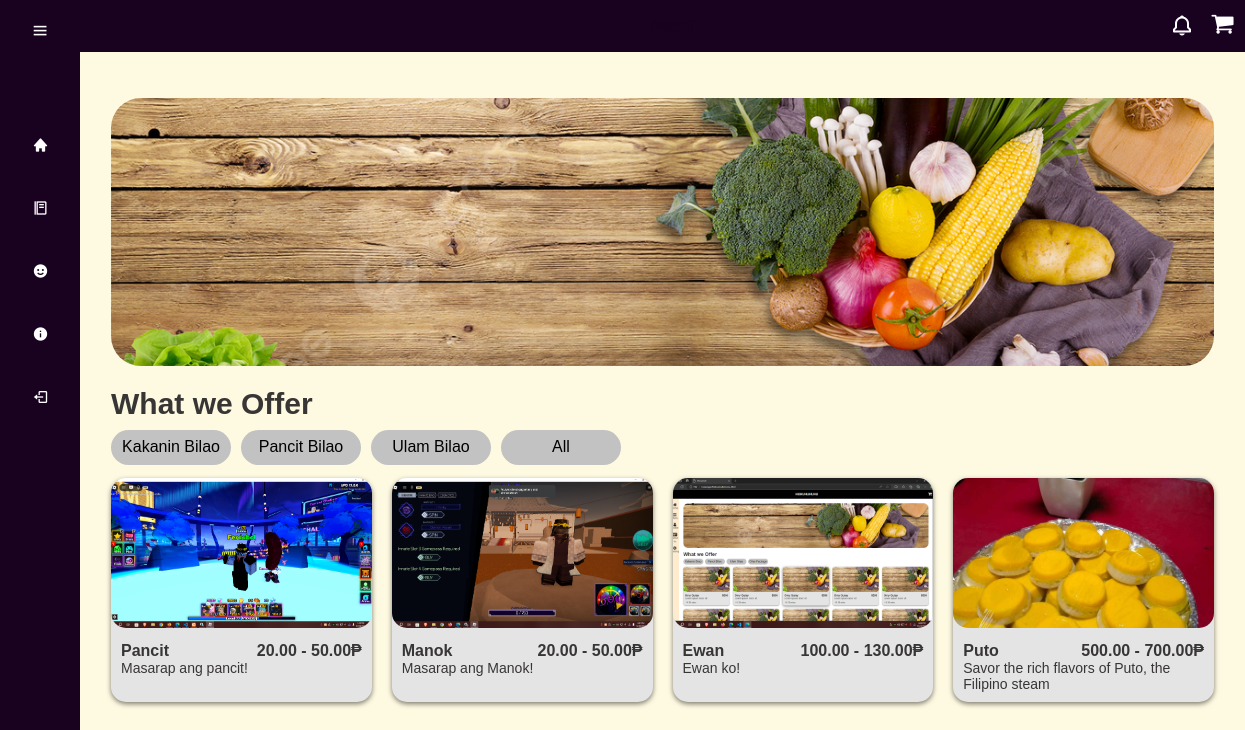
Before: /SAAD/menu.php (signed in) with the older database file.
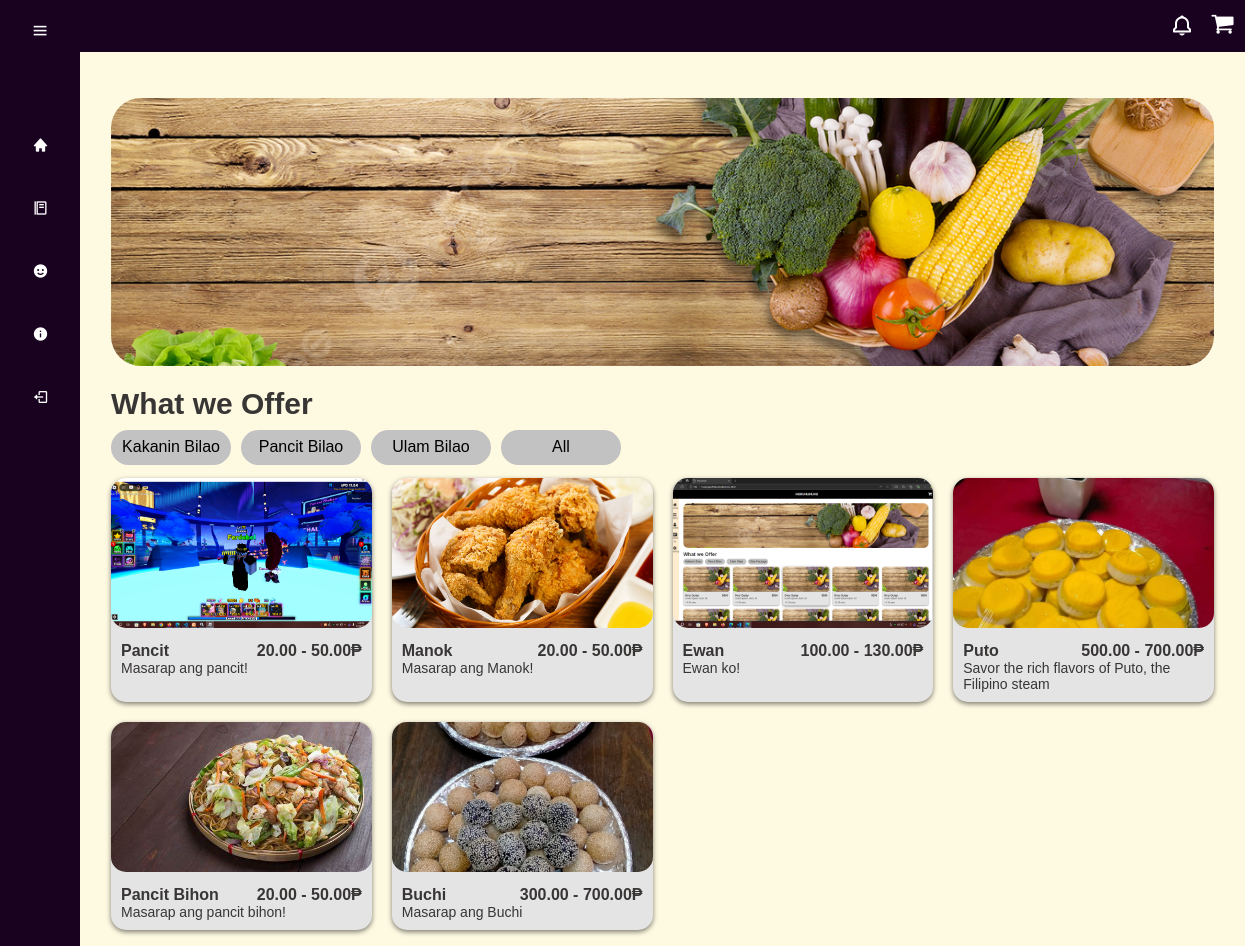
After: the same page with the newer database file.
### tables this page shows
CREATE TABLE `food` (
  `food_id` int(10) NOT NULL,
  `Name` varchar(20) NOT NULL,
  `Description` varchar(50) NOT NULL,
  `Image` varchar(50) NOT NULL,
  `category_id` int(11) DEFAULT NULL
);

### SAAD/menu.php (the view, shortened to what this page needs)
<!DOCTYPE html>
<html lang="en">
<head>
    <link rel="stylesheet" type="text/css" href="css/menu.css">
    <link rel="stylesheet" href="https://cdnjs.cloudflare.com/ajax/libs/font-awesome/4.7.0/css/font-awesome.min.css">
    <link href='https://unpkg.com/boxicons@2.1.4/css/boxicons.min.css' rel='stylesheet'>
</head>
<body>
    <label for="cart" class="label-cart"><span class="fa fa-shopping-cart"></span></label>
    <label for="bell" class="label-bell"><i class="bx bx-bell"></i></label>
    <h3 class="head-t">
    </h3>
    <div class="sidebar">
        <div class="top">
            <i class="bx bx-menu" id="btn"></i>
        </div>
        <div class="user">
            <div>
            </div>
        </div>
        <ul>
            <li>
                <a href="homepage.php">
                    <i class="bx bxs-home"></i>
                </a>
            </li>
            <li>
                <a href="menu.php">
                    <i class="bx bx-food-menu"></i>
                </a>
            </li>
            <li>
                <a href="profile.php">
                    <i class="bx bxs-smile"></i>
                </a>
            </li>
            <li>
                <a href="aboutus.php">
                    <i class="bx bxs-info-circle"></i>
                </a>
            </li>
            <li>
                <a href="login.php">
                    <i class="bx bx-log-out"></i>
                </a>
            </li>
        </ul>
    </div>
    <div class="container">
        <div class="menu">
            <div class="menu-banner">
                <img src="pics/sample.jpg">
            </div>
            <h3 class="menu-title">What we Offer</h3>
            <div class="menu-category">
                <a href="?category=1">Kakanin Bilao</a>
                <a href="?category=2">Pancit Bilao</a>
                <a href="?category=3">Ulam Bilao</a>
                <a href="?category=all">All</a>
            </div>
            <div class="menu-content">
                <?php
                    include("connection.php");
                    if (isset($_SESSION['userinfo'])) {
                        $sql = "
                            SELECT
                                f.food_id,
                                f.Name,
                                f.Description,
                                f.Image,
                                MIN(fp.price) AS min_price,
                                MAX(fp.price) AS max_price
                            FROM
                                food f
                            INNER JOIN
                                food_size_pricing fp ON f.food_id = fp.food_id
                        ";
                        $sql .= " GROUP BY f.food_id, f.Name, f.Description, f.Image";
                        $result = $conn->query($sql);
                        while ($row = $result->fetch_assoc()) {
                            $price_range = number_format($row['min_price'], 2) . " - " . number_format($row['max_price'], 2) . "₱";
                            ?>
                            <div class="menu-item" data-name="<?php echo $row['Name']; ?>" data-price="<?php echo $price_range; ?>" data-image="<?php echo $row['Image']; ?>" data-food-id="<?php echo $row['food_id']; ?>">
                                <img class="card-img" src="<?php echo $row['Image']; ?>">
                                <div class="card-detail">
                                    <h4>
                                        <?php echo $row['Name']; ?>
                                        <span><?php echo $price_range; ?></span>
                                    </h4>
                                    <p><?php echo $row['Description']; ?></p>
                                </div>
                            </div>
                            <?php
                        }
                    }
                ?>
            </div>
        </div>
    </div>
</body>
</html>

Changed rows visible on the page:
changed food "Manok": Image: a different picture
added food: Image (picture), Name "Pancit Bihon", price_range "20.00 - 50.00₱", Description "Masarap ang pancit bihon!"
added food: Image (picture), Name "Buchi", price_range "300.00 - 700.00₱", Description "Masarap ang Buchi"
